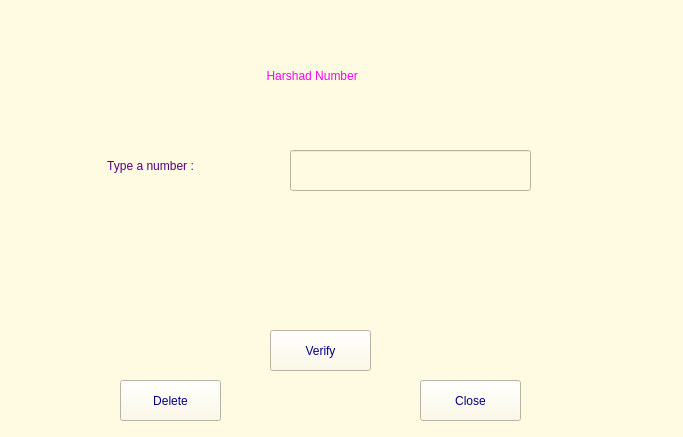
<?xml version="1.0" encoding="UTF-8"?>
<ui version="4.0">
 <class>Form</class>
 <widget class="QWidget" name="Form">
  <property name="geometry">
   <rect>
    <x>0</x>
    <y>0</y>
    <width>683</width>
    <height>437</height>
   </rect>
  </property>
  <property name="windowTitle">
   <string>Form</string>
  </property>
  <property name="styleSheet">
   <string notr="true">background-color: rgb(255, 251, 226);</string>
  </property>
  <widget class="QLabel" name="label">
   <property name="geometry">
    <rect>
     <x>190</x>
     <y>50</y>
     <width>241</width>
     <height>51</height>
    </rect>
   </property>
   <property name="styleSheet">
    <string notr="true">color: rgb(255, 0, 255);
font: 75 22pt &quot;MS Shell Dlg 2&quot;;</string>
   </property>
   <property name="text">
    <string> Harshad Number</string>
   </property>
   <property name="alignment">
    <set>Qt::AlignCenter</set>
   </property>
  </widget>
  <widget class="QLabel" name="label_2">
   <property name="geometry">
    <rect>
     <x>0</x>
     <y>150</y>
     <width>301</width>
     <height>31</height>
    </rect>
   </property>
   <property name="styleSheet">
    <string notr="true">font: 75 18pt &quot;MS Shell Dlg 2&quot;;
color: rgb(85, 0, 127);</string>
   </property>
   <property name="text">
    <string>Type a number :</string>
   </property>
   <property name="alignment">
    <set>Qt::AlignCenter</set>
   </property>
  </widget>
  <widget class="QLineEdit" name="nbr">
   <property name="geometry">
    <rect>
     <x>290</x>
     <y>150</y>
     <width>241</width>
     <height>41</height>
    </rect>
   </property>
   <property name="styleSheet">
    <string notr="true">font: 75 18pt &quot;MS Shell Dlg 2&quot;;</string>
   </property>
  </widget>
  <widget class="QLabel" name="res">
   <property name="geometry">
    <rect>
     <x>100</x>
     <y>240</y>
     <width>411</width>
     <height>41</height>
    </rect>
   </property>
   <property name="styleSheet">
    <string notr="true">font: 75 18pt &quot;MS Shell Dlg 2&quot;;
</string>
   </property>
   <property name="text">
    <string/>
   </property>
   <property name="alignment">
    <set>Qt::AlignCenter</set>
   </property>
  </widget>
  <widget class="QPushButton" name="bv">
   <property name="geometry">
    <rect>
     <x>270</x>
     <y>330</y>
     <width>101</width>
     <height>41</height>
    </rect>
   </property>
   <property name="styleSheet">
    <string notr="true">font: 75 18pt &quot;MS Shell Dlg 2&quot;;
color: rgb(0, 0, 127);</string>
   </property>
   <property name="text">
    <string>Verify</string>
   </property>
  </widget>
  <widget class="QPushButton" name="be">
   <property name="geometry">
    <rect>
     <x>120</x>
     <y>380</y>
     <width>101</width>
     <height>41</height>
    </rect>
   </property>
   <property name="styleSheet">
    <string notr="true">font: 75 18pt &quot;MS Shell Dlg 2&quot;;
color: rgb(0, 0, 127);</string>
   </property>
   <property name="text">
    <string>Delete</string>
   </property>
  </widget>
  <widget class="QPushButton" name="bf">
   <property name="geometry">
    <rect>
     <x>420</x>
     <y>380</y>
     <width>101</width>
     <height>41</height>
    </rect>
   </property>
   <property name="styleSheet">
    <string notr="true">font: 75 18pt &quot;MS Shell Dlg 2&quot;;
color: rgb(0, 0, 127);</string>
   </property>
   <property name="text">
    <string>Close</string>
   </property>
  </widget>
 </widget>
 <resources/>
 <connections/>
</ui>
